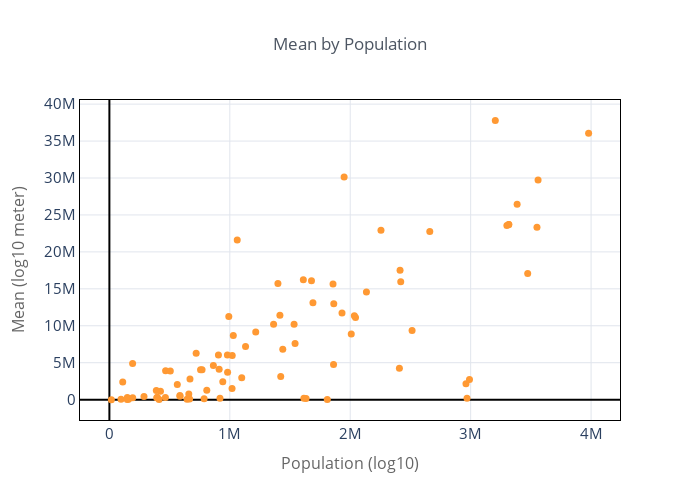

The cell this chart's notebook holds for it:
### Code cell
stats_c['mean_log10'] = stats_c['mean'].apply(np.log10)
# stats_c['population_log10'] = stats_c['population'].apply(lambda x: np.log10(int(x.split('.')[0].replace(',',''))))
stats_c.set_index('population')['mean'].iplot(
    mode='markers', size=7, theme='custom', title='Mean by Population',
                          xTitle='Population (log10)', yTitle='Mean (log10 meter)')
